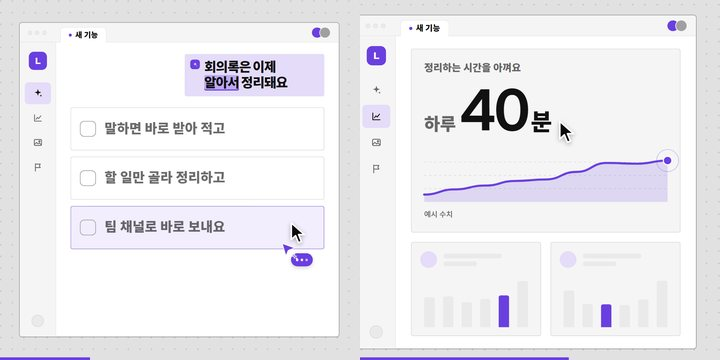
#> input picture styles/agent-cursor-board/thumb.jpg, 720 x 360 px
$ python -i cutout.py   (imports and definitions only)
#> lines starting #> are read from the running program, lines starting #| are printed output that depends on the picture; after the words box and inside, x2 and y2 are one past the last pixel; in counts of white or black regions, pixels touching at a corner belong together
"""이미지 배경을 지워 투명 PNG로 만듭니다 (로고, 마스코트, 제품 사진).

사용법:
    python tools/cutout.py <입력 이미지> <출력.png> [--model isnet-general-use] [--all]
    python tools/cutout.py <입력 이미지> <출력.png> --simple    # AI 없이: 가장자리와 이어진 배경색만 지움 (흰 배경 로고 등)

    --model   rembg 모델. 사람·캐릭터·제품 모두 isnet-general-use(기본)가 무난합니다.
              애니·일러스트 캐릭터는 isnet-anime 이 나을 때가 있습니다.
    --all     작은 조각도 남김 (기본은 가장 큰 덩어리와 그 3% 이상 크기 조각만 남김)

처음 실행할 때 모델(수십~170MB)을 내려받습니다. 필요한 패키지:
    pip install -r requirements-tools.txt
"""
import sys
from pathlib import Path

import numpy as np
from PIL import Image, ImageDraw, ImageFilter


def simple_cutout(src, dst, tol=38):
    """AI 없이 배경 지우기: 가장자리 색(배경)과 비슷하고 가장자리와 이어진 부분만 투명하게. 단색 배경 로고·캐릭터용."""
#> called with src = '../styles/agent-cursor-board/thumb.jpg', dst = 'out.png', tol = 38
    im = Image.open(src).convert("RGBA")
    a = np.asarray(im).astype(np.int16)
    rgb, alpha0 = a[:, :, :3], a[:, :, 3]
#> alpha0: shape (360, 720) int16; every value is 255
    h, w = alpha0.shape
#> h = 360; w = 720
    border = np.concatenate([rgb[0], rgb[-1], rgb[:, 0], rgb[:, -1]])
#> border = 2160 rows, first 8: [205, 205, 205], [216, 216, 216], [225, 225, 225], [226, 226, 226], [224, 224, 224], [225, 225, 225], [226, 226, 226], [226, 226, 226]
    bg = np.median(border, axis=0)
#> bg = [225, 225, 225]
    dist = np.sqrt(((rgb - bg) ** 2).sum(axis=2))
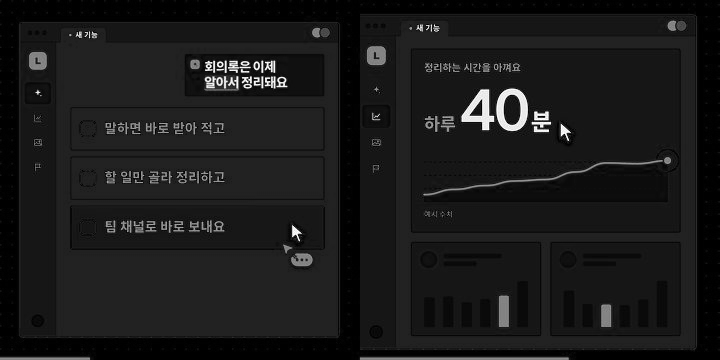
#> dist: shape (360, 720) float64; min 0, max 389.7, mean 40.3; drawn with min black and max white
    near = ((dist < tol) | (alpha0 < 10)).astype(np.uint8) * 255
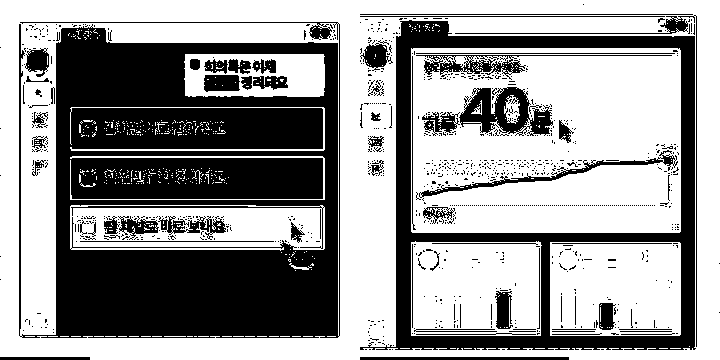
#> near: shape (360, 720); 59.9% white; 964 black regions (891 under 20 px), largest, box (x1, y1, x2, y2) and area: (19, 22, 340, 338) 65983, (360, 20, 696, 350) 19865, (459, 87, 553, 136) 2418
    m = Image.fromarray(near, "L").copy()  # 배열과 메모리를 나누지 않게 (floodfill 이 안 먹는 경우가 있음)
    step = max(1, min(w, h) // 60)
#> step = 6
    seeds = [(x, 0) for x in range(0, w, step)] + [(x, h - 1) for x in range(0, w, step)] + \
            [(0, y) for y in range(0, h, step)] + [(w - 1, y) for y in range(0, h, step)]
    for xy in seeds:
        if m.getpixel(xy) == 255:
            ImageDraw.floodfill(m, xy, 128)
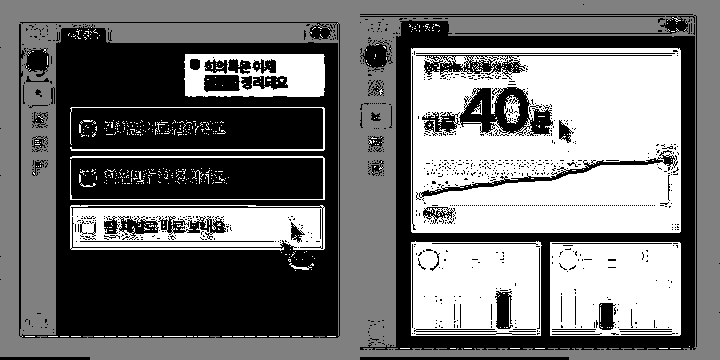
#> m: PIL image 720x360 L; min 0, max 255, mean 116.3
    bgmask = np.asarray(m) == 128
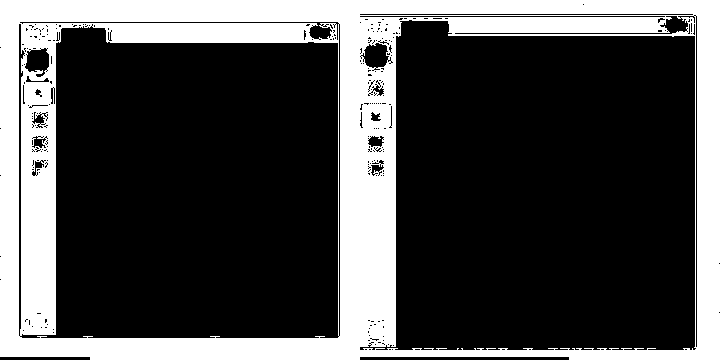
#> bgmask: shape (360, 720) bool; 28.7% white; 1 white region, box (x1, y1, x2, y2) and area: (0, 0, 720, 360) 74289
    soft = np.asarray(Image.fromarray((~bgmask).astype(np.uint8) * 255, "L").filter(ImageFilter.GaussianBlur(1.0)))
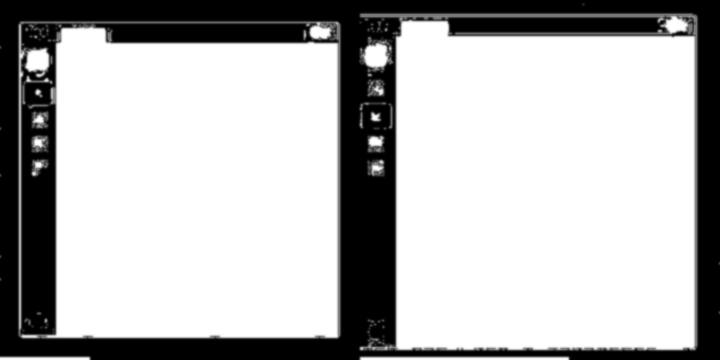
#> soft: shape (360, 720); min 0, max 255, mean 181.9
    out = np.asarray(im).copy()
    out[:, :, 3] = np.minimum(alpha0, soft).astype(np.uint8)
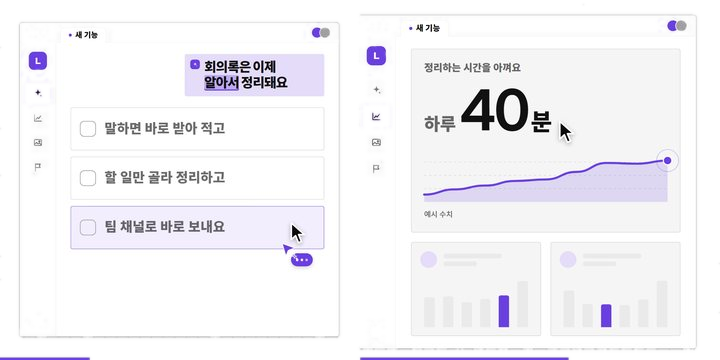
#> out: shape (360, 720, 4); mean R, G, B, A 236.7, 235.6, 239.4, 181.9; transparent parts drawn white
    ys, xs = np.where(out[:, :, 3] > 10)
    if not len(xs):
        sys.exit("배경과 그림을 구분하지 못했어요. 배경이 단색이 아닌 사진은 직접 지운 PNG를 넣어 주세요.")
    out = out[max(ys.min() - 4, 0):ys.max() + 5, max(xs.min() - 4, 0):xs.max() + 5]
    Path(dst).parent.mkdir(parents=True, exist_ok=True)
    Image.fromarray(out).save(dst)
    print(f"저장(단순 방식): {dst} ({out.shape[1]}x{out.shape[0]}, 투명 배경)")
#| 저장(단순 방식): out.png (720x360, 투명 배경)


def main():
    args = [a for i, a in enumerate(sys.argv[1:], 1) if not a.startswith("--") and sys.argv[i - 1] != "--model"]
    if len(args) < 2:
        sys.exit(__doc__)
    src, dst = Path(args[0]), Path(args[1])
    if "--simple" in sys.argv:
        return simple_cutout(src, dst)
    try:
        from rembg import new_session, remove
    except ImportError:
        sys.exit("rembg 가 없습니다. 먼저 실행: pip install -r requirements-tools.txt (또는 --simple)")
    model = sys.argv[sys.argv.index("--model") + 1] if "--model" in sys.argv else "isnet-general-use"
    im = Image.open(src).convert("RGB")
    scale = 2 if max(im.size) < 1200 else 1
    if scale > 1:
        im = im.resize((im.width * 2, im.height * 2), Image.LANCZOS)
    out = np.array(remove(im, session=new_session(model), post_process_mask=True))
    alpha = out[:, :, 3]
    if "--all" not in sys.argv:
        try:
            import cv2
            mask = (alpha > 20).astype(np.uint8)
            n, lab, stats, _ = cv2.connectedComponentsWithStats(mask, 8)
            if n > 1:
                areas = stats[1:, cv2.CC_STAT_AREA]
                keep = np.isin(lab, [i + 1 for i, a in enumerate(areas) if a >= .03 * areas.max()])
                out[:, :, 3] = (alpha * keep).astype(np.uint8)
        except ImportError:
            pass
    ys, xs = np.where(out[:, :, 3] > 10)
    if not len(xs):
        sys.exit("남은 부분이 없습니다. 다른 --model 로 해 보세요.")
    out = out[max(ys.min() - 4, 0):ys.max() + 5, max(xs.min() - 4, 0):xs.max() + 5]
    dst.parent.mkdir(parents=True, exist_ok=True)
    Image.fromarray(out).save(dst)
    print(f"저장: {dst} ({out.shape[1]}x{out.shape[0]}, 투명 배경)")


# [2 lines not run here, left out]

>>> result = simple_cutout('../styles/agent-cursor-board/thumb.jpg', 'out.png')
